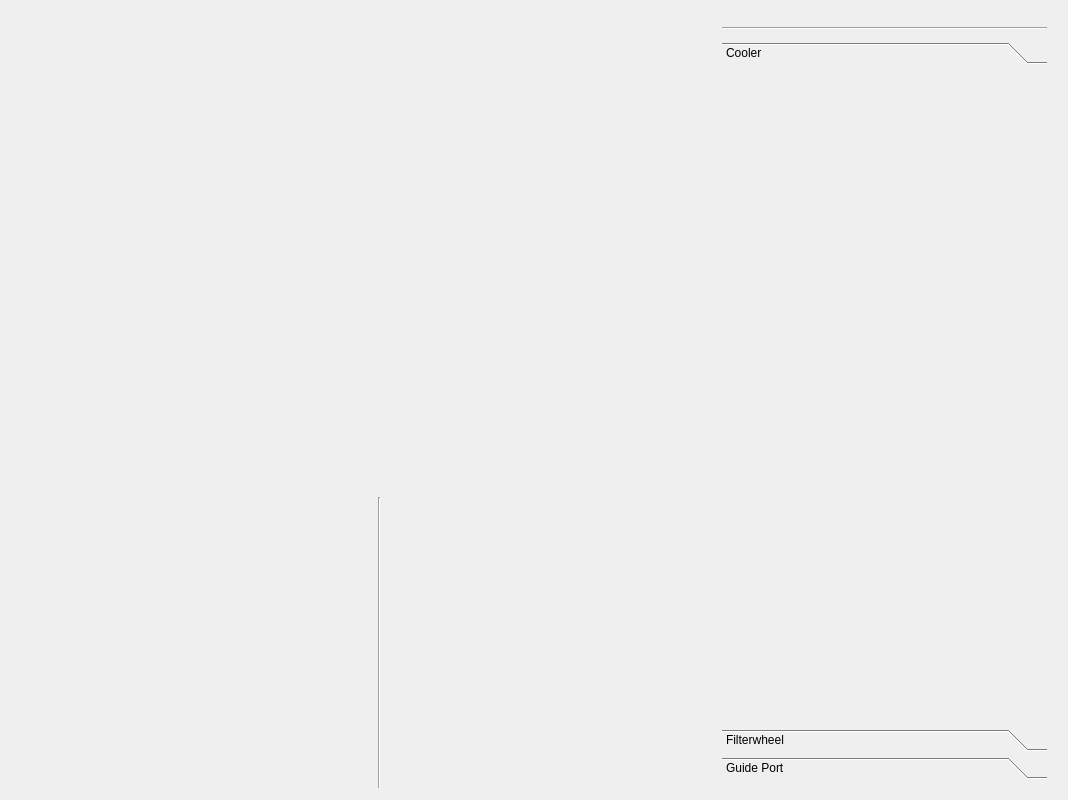
<?xml version="1.0" encoding="UTF-8"?>
<ui version="4.0">
 <class>focusingwindow</class>
 <widget class="QWidget" name="focusingwindow">
  <property name="geometry">
   <rect>
    <x>0</x>
    <y>0</y>
    <width>1024</width>
    <height>800</height>
   </rect>
  </property>
  <property name="windowTitle">
   <string>Form</string>
  </property>
  <layout class="QHBoxLayout" name="horizontalLayout">
   <property name="leftMargin">
    <number>12</number>
   </property>
   <property name="topMargin">
    <number>12</number>
   </property>
   <property name="rightMargin">
    <number>12</number>
   </property>
   <property name="bottomMargin">
    <number>12</number>
   </property>
   <item>
    <widget class="QWidget" name="leftWidget" native="true">
     <layout class="QVBoxLayout" name="verticalLayout_2">
      <property name="leftMargin">
       <number>0</number>
      </property>
      <property name="topMargin">
       <number>0</number>
      </property>
      <property name="rightMargin">
       <number>0</number>
      </property>
      <property name="bottomMargin">
       <number>0</number>
      </property>
      <item>
       <widget class="snowgui::imagedisplaywidget" name="imageWidget" native="true">
        <property name="maximumSize">
         <size>
          <width>16777215</width>
          <height>16777215</height>
         </size>
        </property>
       </widget>
      </item>
      <item>
       <widget class="QWidget" name="focusinfoWidget" native="true">
        <property name="minimumSize">
         <size>
          <width>0</width>
          <height>291</height>
         </size>
        </property>
        <property name="maximumSize">
         <size>
          <width>16777215</width>
          <height>291</height>
         </size>
        </property>
        <layout class="QHBoxLayout" name="horizontalLayout_2">
         <property name="leftMargin">
          <number>0</number>
         </property>
         <property name="topMargin">
          <number>0</number>
         </property>
         <property name="rightMargin">
          <number>0</number>
         </property>
         <property name="bottomMargin">
          <number>0</number>
         </property>
         <item>
          <widget class="snowgui::focusinghistorywidget" name="focusinghistoryWidget" native="true">
           <property name="minimumSize">
            <size>
             <width>360</width>
             <height>291</height>
            </size>
           </property>
           <property name="maximumSize">
            <size>
             <width>1000000</width>
             <height>291</height>
            </size>
           </property>
          </widget>
         </item>
         <item>
          <widget class="Line" name="line">
           <property name="orientation">
            <enum>Qt::Vertical</enum>
           </property>
          </widget>
         </item>
         <item>
          <widget class="QStackedWidget" name="stackedWidget">
           <property name="minimumSize">
            <size>
             <width>320</width>
             <height>291</height>
            </size>
           </property>
           <property name="maximumSize">
            <size>
             <width>325</width>
             <height>291</height>
            </size>
           </property>
           <widget class="snowgui::focusscancontroller" name="scanWidget">
            <property name="minimumSize">
             <size>
              <width>320</width>
              <height>0</height>
             </size>
            </property>
            <property name="maximumSize">
             <size>
              <width>320</width>
              <height>204</height>
             </size>
            </property>
           </widget>
           <widget class="QWidget" name="autoWidget"/>
          </widget>
         </item>
        </layout>
       </widget>
      </item>
     </layout>
    </widget>
   </item>
   <item>
    <widget class="QWidget" name="deviceWidget" native="true">
     <property name="maximumSize">
      <size>
       <width>350</width>
       <height>16777215</height>
      </size>
     </property>
     <layout class="QVBoxLayout" name="verticalLayout">
      <item>
       <widget class="snowgui::ccdcontrollerwidget" name="ccdcontrollerWidget" native="true">
        <property name="minimumSize">
         <size>
          <width>325</width>
          <height>0</height>
         </size>
        </property>
        <property name="maximumSize">
         <size>
          <width>325</width>
          <height>261</height>
         </size>
        </property>
       </widget>
      </item>
      <item>
       <widget class="Line" name="separatorLine">
        <property name="orientation">
         <enum>Qt::Horizontal</enum>
        </property>
       </widget>
      </item>
      <item>
       <widget class="snowgui::focusercontrollerwidget" name="focusercontrollerWidget" native="true">
        <property name="minimumSize">
         <size>
          <width>325</width>
          <height>0</height>
         </size>
        </property>
        <property name="maximumSize">
         <size>
          <width>325</width>
          <height>16777215</height>
         </size>
        </property>
       </widget>
      </item>
      <item>
       <widget class="QToolBox" name="toolBox">
        <property name="minimumSize">
         <size>
          <width>325</width>
          <height>0</height>
         </size>
        </property>
        <property name="maximumSize">
         <size>
          <width>320</width>
          <height>16777215</height>
         </size>
        </property>
        <widget class="snowgui::coolercontrollerwidget" name="coolercontrollerWidget" native="true">
         <attribute name="label">
          <string>Cooler</string>
         </attribute>
        </widget>
        <widget class="snowgui::filterwheelcontrollerwidget" name="filterwheelcontrollerWidget" native="true">
         <attribute name="label">
          <string>Filterwheel</string>
         </attribute>
        </widget>
        <widget class="snowgui::guiderportcontrollerwidget" name="guiderportcontrollerWidget" native="true">
         <attribute name="label">
          <string>Guide Port</string>
         </attribute>
        </widget>
       </widget>
      </item>
     </layout>
    </widget>
   </item>
  </layout>
 </widget>
 <customwidgets>
  <customwidget>
   <class>snowgui::imagedisplaywidget</class>
   <extends>QWidget</extends>
   <header location="global">imagedisplaywidget.h</header>
   <container>1</container>
   <slots>
    <slot>rectangleSelected(astro::image::ImageRectangle)</slot>
   </slots>
  </customwidget>
  <customwidget>
   <class>snowgui::ccdcontrollerwidget</class>
   <extends>QWidget</extends>
   <header location="global">ccdcontrollerwidget.h</header>
   <container>1</container>
   <slots>
    <signal>imageReceived()</signal>
   </slots>
  </customwidget>
  <customwidget>
   <class>snowgui::focusercontrollerwidget</class>
   <extends>QWidget</extends>
   <header location="global">focusercontrollerwidget.h</header>
   <container>1</container>
  </customwidget>
  <customwidget>
   <class>snowgui::coolercontrollerwidget</class>
   <extends>QWidget</extends>
   <header location="global">coolercontrollerwidget.h</header>
   <container>1</container>
  </customwidget>
  <customwidget>
   <class>snowgui::filterwheelcontrollerwidget</class>
   <extends>QWidget</extends>
   <header location="global">filterwheelcontrollerwidget.h</header>
   <container>1</container>
  </customwidget>
  <customwidget>
   <class>snowgui::focusscancontroller</class>
   <extends>QWidget</extends>
   <header>focusscancontroller.h</header>
   <container>1</container>
  </customwidget>
  <customwidget>
   <class>snowgui::focusinghistorywidget</class>
   <extends>QWidget</extends>
   <header>focusinghistorywidget.h</header>
   <container>1</container>
  </customwidget>
  <customwidget>
   <class>snowgui::guiderportcontrollerwidget</class>
   <extends>QWidget</extends>
   <header location="global">guiderportcontrollerwidget.h</header>
   <container>1</container>
  </customwidget>
 </customwidgets>
 <resources/>
 <connections/>
 <slots>
  <slot>imageReceived()</slot>
  <slot>rectangleSelected(astro::image::ImageRectangle)</slot>
 </slots>
</ui>
